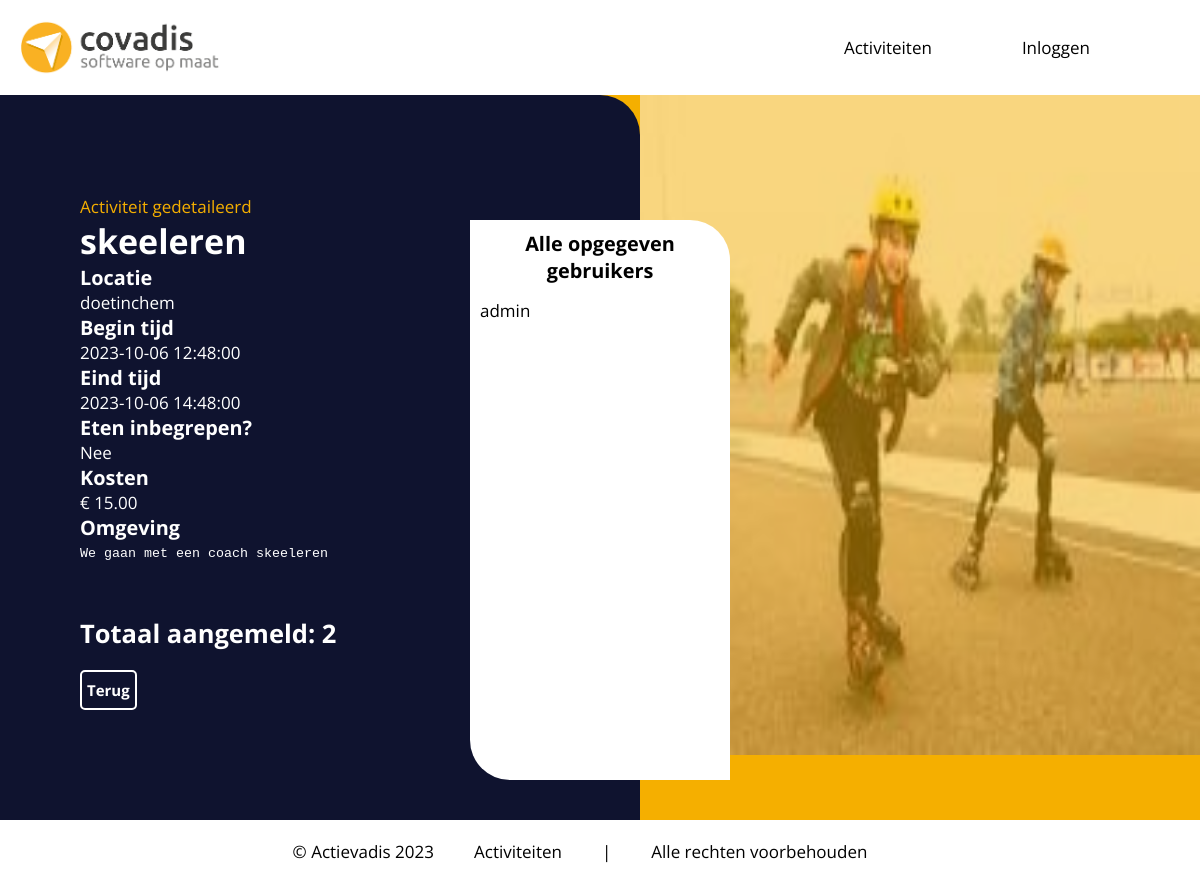
The app's page /Pages/Admin/adminActivityDetail.php?id=5 with its own data.
### tables this page shows
CREATE TABLE `activity` (
  `id` int(11) NOT NULL,
  `name` varchar(60) NOT NULL,
  `location` varchar(255) NOT NULL,
  `food` tinyint(1) NOT NULL,
  `price` double NOT NULL,
  `description` varchar(255) NOT NULL,
  `image` varchar(30) NOT NULL,
  `startTime` datetime NOT NULL,
  `endTime` datetime NOT NULL
);

CREATE TABLE `user` (
  `id` int(25) NOT NULL,
  `username` varchar(60) NOT NULL,
  `password` varchar(100) NOT NULL,
  `admin` tinyint(1) NOT NULL,
  `email` varchar(60) NOT NULL
);

### Database/databaseFunctions.php (called while the page is built, shortened)
<?php
function db_connect(){
    $servername = "localhost";
    $username   = "root";
    $password   = "";
    $dbname     = "actievadis";
    $mysqli = new mysqli($servername, $username, $password, $dbname);
    return $mysqli;
}
function db_getData($query){
    $mysqli = db_connect();
    $result = $mysqli->query($query);
    return $result;
}
?>

### Database/activityFunctions.php (called while the page is built, shortened)
<?php
include "../../Class/Activity.php";
require_once "databaseFunctions.php";
function getActivityById($activityId)
{
    $query = "SELECT *
    FROM activity
    WHERE id = '$activityId'";
    $activity = db_getData($query);
    if ($activity->num_rows > 0) {
        return $activity;
    } else {
        return "No activity found";
    }
}
function getAllUsersSignedUp($activityId)
{
    $query = "SELECT userId from signup WHERE activityId = ".$activityId;
    $userids = db_getData($query);
    $userArr = array();
    while ($userId = $userids->fetch_assoc())
    {
        $user = new user(getUserById($userId['userId']));
        array_push($userArr, $user);
    }
    return $userArr;
}
?>

### Class/Activity.php (called while the page is built, shortened)
<?php
class activity {
    private $id;
    private $name;
    private $location;
    private $food;
    private $price;
    private $description;
    private $image;
    private $startTime;
    private $endTime;
    function __construct($sqlResult = null)
    {
        try {
            if ($sqlResult)
            {
                $activityArr = $sqlResult->fetch_row();
                $this->id = $activityArr[0];
                $this->name = $activityArr[1];
                $this->location = $activityArr[2];
                $this->food = $activityArr[3];
                $this->price = $activityArr[4];
                $this->description = $activityArr[5];
                $this->image = $activityArr[6];
                $this->startTime = $activityArr[7];
                $this->endTime = $activityArr[8];
            } else {
                return $this;
            }
        } catch (\Throwable $th) {
            echo "Error: ".$th;
        }
    }
    public function getId()
    {
        return $this->id;
    }
    public function getName()
    {
        return $this->name;
    }
    public function getLocation()
    {
        return $this->location;
    }
    public function getFood()
    {
        return $this->food;
    }
    public function getPrice()
    {
        return $this->price;
    }
    public function getDescription()
    {
        return $this->description;
    }
    public function getImage()
    {
        return $this->image;
    }
    public function getStartTime()
    {
        return $this->startTime;
    }
    public function getEndTime()
    {
        return $this->endTime;
    }
}
?>

### Class/HandyFunctions.php (called while the page is built, shortened)
<?php
function boolToYesNo($boolean)
{
    return $boolean ? "Ja" : "Nee";
}
?>

### Database/userFunctions.php (called while the page is built, shortened)
<?php
require_once ("databaseFunctions.php");
require_once ("../../Class/User.php");
function getUserById($id)
{
    $result = db_getData("SELECT * FROM user WHERE id = '$id'");
    return $result;
}
?>

### Class/User.php (called while the page is built, shortened)
<?php
class user {
    private $username;
    function __construct($sqlResult = null)
    {
        try {
            if ($sqlResult)
            {
                $userArr = $sqlResult->fetch_row();
                $this->username = $userArr[1];
            } else {
                return $this;
            }
        } catch (\Throwable $th) {
            echo "Error: ".$th;
        }
    }
    public function getUsername()
    {
        return $this->username;
    }
}

### Pages/Admin/adminActivityDetail.php (the view, shortened to what this page needs)
<?php
include "../General/header.php";
include "../../Database/activityFunctions.php";
if (isset($_GET['id']))
{
    $activity = new activity(getActivityById($_GET['id']));
}
?>
<link rel="stylesheet" href="../../Css/adminActivityDetail.css">
<body>
    <div class="container">
        <div class="topInfo">
            <div class="leftSide">
                <p class="orange">Activiteit gedetaileerd</p>
                <div class="menuActivity">
                <h1><?php echo $activity->getName() ?></h1>
                <h3>Locatie</h3>
                <p><?php echo $activity->getLocation() ?></p>
                <h3>Begin tijd</h3>
                <p><?php echo $activity->getStartTime() ?></p>
                <h3>Eind tijd</h3>
                <p><?php echo $activity->getEndTime() ?></p>
                <h3>Eten inbegrepen?</h3>
                <p><?php echo boolToYesNo($activity->getFood()) ?></p>
                <h3>Kosten</h3>
                <p>€ <?php echo number_format((float)$activity->getPrice(), 2, '.', '')?></p>
                <h3>Omgeving</h3>
                <textarea disabled class="txtDescription"><?php echo $activity->getDescription() ?></textarea>
                <?php $usersSignedUp = getAllUsersSignedUp($activity->getId());?>
                <h2>Totaal aangemeld: <?php echo count($usersSignedUp)?></h2>
                </div>
                <a href="admin.php"><button class="terugButton">Terug</button></a>
            </div>
            <div class="rightSide">
                <img src="../../Images/<?php echo $activity->getImage()?>" class="actImg">
            </div>
        </div>
        <div class="whiteTable">
            <div class="bottomTable">
                <h3 class="textH3">Alle opgegeven gebruikers</h3>
                <div class="table">
                    <?php for ($i=0; $i < count($usersSignedUp); $i++) { ?>
                        <p><?php echo $usersSignedUp[$i]->getUsername() ?></p>
                    <?php }?>
                </div>
            </div>
        </div>
    </div>
</body>
<?php
include "../General/footer.php";
?>

### Css/header.css (style rules this page uses)
body { font-family: 'Open Sans', sans-serif; font-size: 17px; }
* { margin: 0; padding: 0; }

### Css/adminActivityDetail.css (style rules this page uses)
.container { background-color: #f5af00; }
.actImg { opacity: 0.5; width: 100%; height: 660px; }
.txtDescription { width: 500px; min-height: 70px; resize: none; background-color: transparent; border: none; color: white; margin-top: 5px; }
.leftSide { border-radius: 0 40px 0 0; padding-top: 100px; padding-bottom: 100px; width: 50%; background-color: #0f132f; color: white; padding-left: 80px; z-index: 1; }
.orange { color: #f5af00; }
.rightSide { width: 50%; }
.topInfo { width: 100%; display: flex; }
.whiteTable { display: flex; justify-content: center; }
.bottomtable { background-color: white; border-radius: 0 40px 0 40px; width: 20%; margin-top: -600px; z-index: 2; height: 540px; padding: 10px; }
.table { margin-top: 15px; }
.textH3 { text-align: center; }
.terugButton { font-family: 'Open Sans', sans-serif; margin-top: 20px; margin-bottom: 10px; width: auto; height: 40px; background-color: transparent; border-radius: 5px; border: 2px solid white; color: white; font-size: 15px; font-weight: 700; padding: 5px; }

### Css/footer.css (style rules this page uses)
body { font-family: 'Open Sans', sans-serif; font-size: 17px; }
* { margin: 0; padding: 0; }

### records on screen
activity: name "skeeleren", location "doetinchem", startTime "2023-10-06 12:48:00", endTime "2023-10-06 14:48:00", food "Nee", price "15.00", description "We gaan met een coach skeeleren", image (picture)
user: username "admin"

### other values on screen
count($usersSignedUp) "2"
